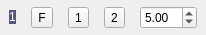
<?xml version="1.0" encoding="UTF-8"?>
<ui version="4.0">
 <class>GenSubFramePropUIBase</class>
 <widget class="QWidget" name="GenSubFramePropUIBase">
  <property name="geometry">
   <rect>
    <x>0</x>
    <y>0</y>
    <width>206</width>
    <height>35</height>
   </rect>
  </property>
  <property name="windowTitle">
   <string>Form</string>
  </property>
  <layout class="QGridLayout" name="gridLayout">
   <property name="leftMargin">
    <number>0</number>
   </property>
   <property name="topMargin">
    <number>0</number>
   </property>
   <property name="rightMargin">
    <number>0</number>
   </property>
   <property name="bottomMargin">
    <number>0</number>
   </property>
   <item row="0" column="3">
    <widget class="QToolButton" name="subFrameColor1Btn">
     <property name="toolTip">
      <string>Primary color</string>
     </property>
     <property name="text">
      <string>1</string>
     </property>
    </widget>
   </item>
   <item row="0" column="4">
    <widget class="QToolButton" name="subFrameColor2Btn">
     <property name="toolTip">
      <string>Secondary color</string>
     </property>
     <property name="text">
      <string>2</string>
     </property>
    </widget>
   </item>
   <item row="0" column="0">
    <widget class="QLabel" name="subFrameNoLbl">
     <property name="sizePolicy">
      <sizepolicy hsizetype="Maximum" vsizetype="Maximum">
       <horstretch>0</horstretch>
       <verstretch>0</verstretch>
      </sizepolicy>
     </property>
     <property name="palette">
      <palette>
       <active>
        <colorrole role="WindowText">
         <brush brushstyle="SolidPattern">
          <color alpha="255">
           <red>255</red>
           <green>255</green>
           <blue>255</blue>
          </color>
         </brush>
        </colorrole>
        <colorrole role="Base">
         <brush brushstyle="SolidPattern">
          <color alpha="255">
           <red>252</red>
           <green>252</green>
           <blue>252</blue>
          </color>
         </brush>
        </colorrole>
        <colorrole role="Window">
         <brush brushstyle="SolidPattern">
          <color alpha="255">
           <red>85</red>
           <green>85</green>
           <blue>127</blue>
          </color>
         </brush>
        </colorrole>
       </active>
       <inactive>
        <colorrole role="WindowText">
         <brush brushstyle="SolidPattern">
          <color alpha="255">
           <red>255</red>
           <green>255</green>
           <blue>255</blue>
          </color>
         </brush>
        </colorrole>
        <colorrole role="Base">
         <brush brushstyle="SolidPattern">
          <color alpha="255">
           <red>252</red>
           <green>252</green>
           <blue>252</blue>
          </color>
         </brush>
        </colorrole>
        <colorrole role="Window">
         <brush brushstyle="SolidPattern">
          <color alpha="255">
           <red>85</red>
           <green>85</green>
           <blue>127</blue>
          </color>
         </brush>
        </colorrole>
       </inactive>
       <disabled>
        <colorrole role="WindowText">
         <brush brushstyle="SolidPattern">
          <color alpha="255">
           <red>165</red>
           <green>167</green>
           <blue>169</blue>
          </color>
         </brush>
        </colorrole>
        <colorrole role="Base">
         <brush brushstyle="SolidPattern">
          <color alpha="255">
           <red>85</red>
           <green>85</green>
           <blue>127</blue>
          </color>
         </brush>
        </colorrole>
        <colorrole role="Window">
         <brush brushstyle="SolidPattern">
          <color alpha="255">
           <red>85</red>
           <green>85</green>
           <blue>127</blue>
          </color>
         </brush>
        </colorrole>
       </disabled>
      </palette>
     </property>
     <property name="toolTip">
      <string>Subrame No</string>
     </property>
     <property name="autoFillBackground">
      <bool>true</bool>
     </property>
     <property name="text">
      <string>1</string>
     </property>
     <property name="margin">
      <number>5</number>
     </property>
    </widget>
   </item>
   <item row="0" column="5">
    <widget class="QDoubleSpinBox" name="subFrameWidthSpin">
     <property name="sizePolicy">
      <sizepolicy hsizetype="Maximum" vsizetype="Fixed">
       <horstretch>0</horstretch>
       <verstretch>0</verstretch>
      </sizepolicy>
     </property>
     <property name="toolTip">
      <string>Subframe width</string>
     </property>
     <property name="minimum">
      <double>1.000000000000000</double>
     </property>
     <property name="value">
      <double>5.000000000000000</double>
     </property>
    </widget>
   </item>
   <item row="0" column="2">
    <widget class="QToolButton" name="subFrameFillTypeBtn">
     <property name="toolTip">
      <string>Color: (F)lat, (I)nverted (G)radient</string>
     </property>
     <property name="text">
      <string>F</string>
     </property>
    </widget>
   </item>
  </layout>
 </widget>
 <resources/>
 <connections/>
</ui>
